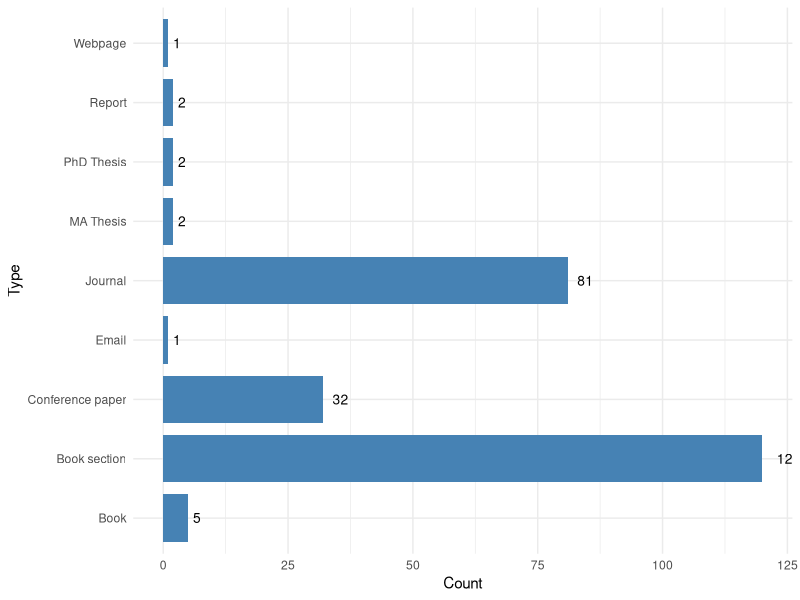

Generate this figure with R:
## ---- chunk 1
#| echo: false

library(ggplot2)

pub_type_count <- data.frame(
  Type=c("Book", "Book section", "Conference paper", 
         "Email", "Journal", "Webpage", 
         "Report", "PhD Thesis", "MA Thesis"),
  Count=c(5,120,32,1,81,1,2,2,2)
)

## ---- chunk 2
#| echo: false
#| label: fig-publication-type-counts
#| fig-cap: "Count of the publication types in the database." 
#| fig-width: 4
#| fig-height: 3

ggplot(pub_type_count, aes(x = Count, y = Type)) +
  geom_bar(stat = "identity", width = .8, fill="steelblue") + 
  geom_text(aes(label=Count), hjust=-0.6, size=3.5)+
  theme_minimal()

